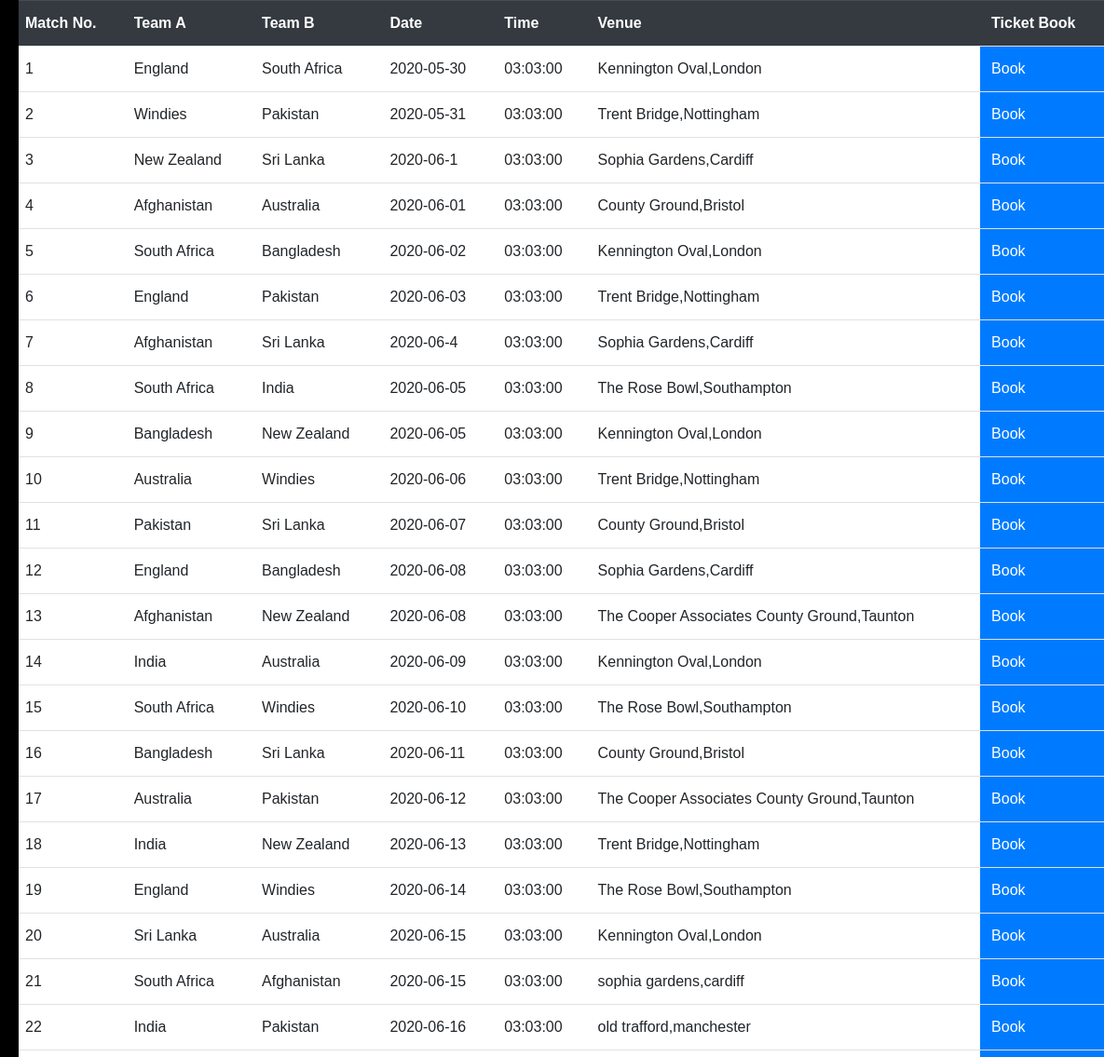
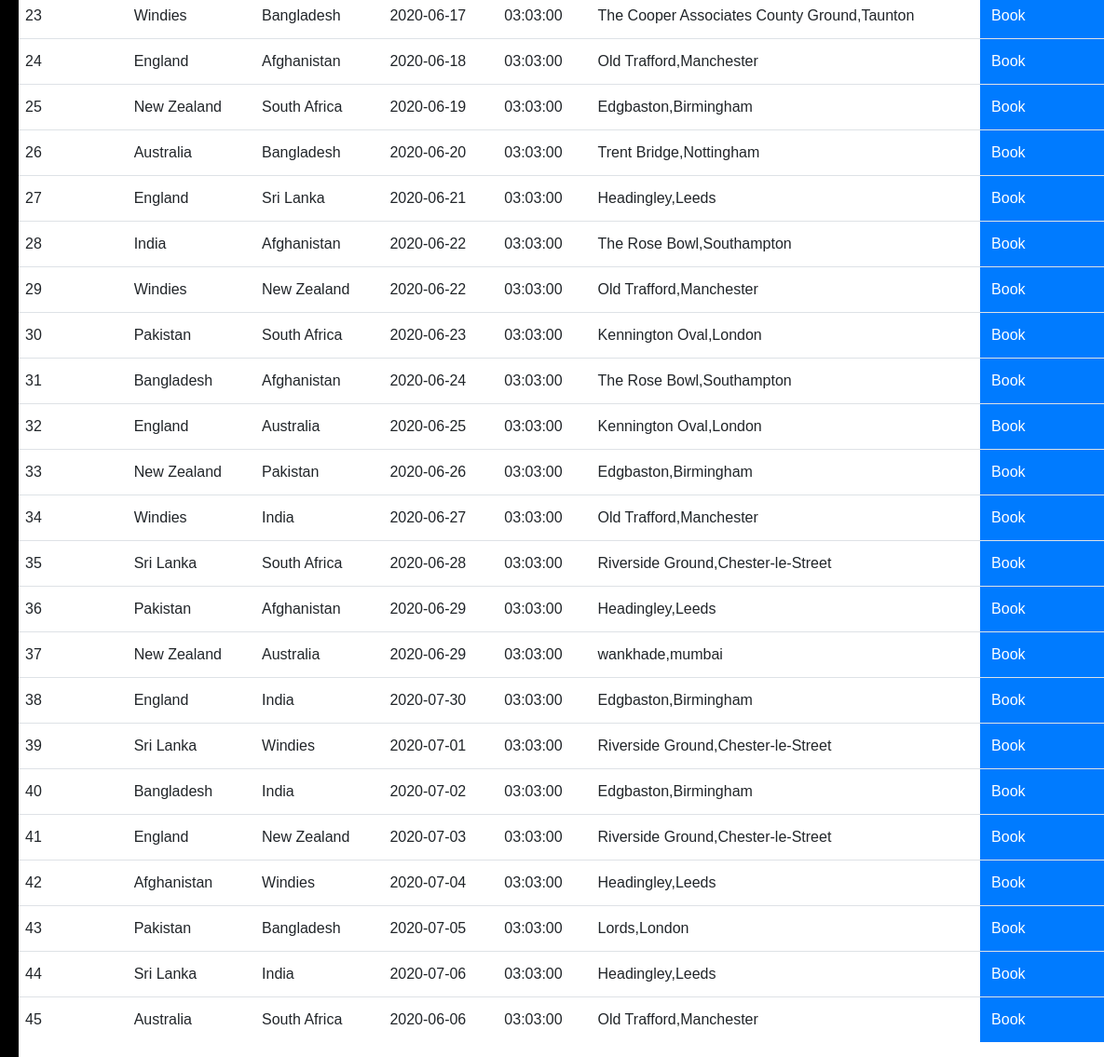
The app's page /schedule with its own data (2 pictures, top to bottom).
### tables this page shows
CREATE TABLE matches(
match_no SERIAL PRIMARY KEY,
team_a varchar(30),
team_b varchar(30),
date date,
time time ,
stadium varchar(100),
city varchar(50),
country varchar(50),
arranged_by varchar(50),
FOREIGN KEY (team_a) REFERENCES country (name),
FOREIGN KEY (team_b) REFERENCES country (name),
FOREIGN KEY (arranged_by) REFERENCES int_board (name));

### views.py (the view)
@app.route('/schedule')
def schedule():
    conn = sqlite3.connect('cricket.db')
    c=conn.cursor()
    c.execute("select * from matches;")
    print(c)
    return render_template("schedule.html",data=c)

### templates/schedule.html (shortened to what this page needs)
{% extends 'base.html' %}
  {% block body %}
    <div class="container-fluid" ng-app="schedule" ng-controller="scheduleController" id="App1">
      <table class="table" style="{color:white};">
        <tr class="thead-dark">
          <th>Match No.</th><th>Team A</th><th>Team B</th><th>Date</th><th>Time</th><th>Venue</th><th>Ticket Book</th></tr>
        {%for i in data%}
          <tr><td>{{i[0]}}</td><td>{{i[1]}}</td><td>{{i[2]}}</td><td>{{i[3]}}</td><td>{{i[4]}}</td><td>{{i[5]}},{{i[6]}}</td>
          <td class="btn-primary" style="color:white;" ng-click="ticket({{i[0]}});">Book</td></tr>
        {%endfor%}
      </table>
    </div>
  {% endblock %}

### static/css/back.css (style rules this page uses)
body { background-image: url("/static/media/photo-1540747913346-19e32dc3e97e.jpeg"); background-repeat: no-repeat; background-attachment: fixed; background-size: cover; font-family: Arial, Helvetica, sans-serif; font-size: 100%; }
.container-fluid { background-color: rgba(255,255,255,0.6); }

### records on screen
matches: match_no "1", team_a "England", team_b "South Africa", date "2020-05-30", time "03:03:00", stadium "Kennington Oval", city "London"
matches: match_no "2", team_a "Windies", team_b "Pakistan", date "2020-05-31", time "03:03:00", stadium "Trent Bridge", city "Nottingham"
matches: match_no "3", team_a "New Zealand", team_b "Sri Lanka", date "2020-06-1", time "03:03:00", stadium "Sophia Gardens", city "Cardiff"
matches: match_no "4", team_a "Afghanistan", team_b "Australia", date "2020-06-01", time "03:03:00", stadium "County Ground", city "Bristol"
matches: match_no "5", team_a "South Africa", team_b "Bangladesh", date "2020-06-02", time "03:03:00", stadium "Kennington Oval", city "London"
matches: match_no "6", team_a "England", team_b "Pakistan", date "2020-06-03", time "03:03:00", stadium "Trent Bridge", city "Nottingham"
matches: match_no "7", team_a "Afghanistan", team_b "Sri Lanka", date "2020-06-4", time "03:03:00", stadium "Sophia Gardens", city "Cardiff"
matches: match_no "8", team_a "South Africa", team_b "India", date "2020-06-05", time "03:03:00", stadium "The Rose Bowl", city "Southampton"
matches: match_no "9", team_a "Bangladesh", team_b "New Zealand", date "2020-06-05", time "03:03:00", stadium "Kennington Oval", city "London"
matches: match_no "10", team_a "Australia", team_b "Windies", date "2020-06-06", time "03:03:00", stadium "Trent Bridge", city "Nottingham"
matches: match_no "11", team_a "Pakistan", team_b "Sri Lanka", date "2020-06-07", time "03:03:00", stadium "County Ground", city "Bristol"
matches: match_no "12", team_a "England", team_b "Bangladesh", date "2020-06-08", time "03:03:00", stadium "Sophia Gardens", city "Cardiff"
matches: match_no "13", team_a "Afghanistan", team_b "New Zealand", date "2020-06-08", time "03:03:00", stadium "The Cooper Associates County Ground", city "Taunton"
matches: match_no "14", team_a "India", team_b "Australia", date "2020-06-09", time "03:03:00", stadium "Kennington Oval", city "London"
matches: match_no "15", team_a "South Africa", team_b "Windies", date "2020-06-10", time "03:03:00", stadium "The Rose Bowl", city "Southampton"
matches: match_no "16", team_a "Bangladesh", team_b "Sri Lanka", date "2020-06-11", time "03:03:00", stadium "County Ground", city "Bristol"
matches: match_no "17", team_a "Australia", team_b "Pakistan", date "2020-06-12", time "03:03:00", stadium "The Cooper Associates County Ground", city "Taunton"
matches: match_no "18", team_a "India", team_b "New Zealand", date "2020-06-13", time "03:03:00", stadium "Trent Bridge", city "Nottingham"
matches: match_no "19", team_a "England", team_b "Windies", date "2020-06-14", time "03:03:00", stadium "The Rose Bowl", city "Southampton"
matches: match_no "20", team_a "Sri Lanka", team_b "Australia", date "2020-06-15", time "03:03:00", stadium "Kennington Oval", city "London"
matches: match_no "21", team_a "South Africa", team_b "Afghanistan", date "2020-06-15", time "03:03:00", stadium "sophia gardens", city "cardiff"
matches: match_no "22", team_a "India", team_b "Pakistan", date "2020-06-16", time "03:03:00", stadium "old trafford", city "manchester"
matches: match_no "23", team_a "Windies", team_b "Bangladesh", date "2020-06-17", time "03:03:00", stadium "The Cooper Associates County Ground", city "Taunton"
matches: match_no "24", team_a "England", team_b "Afghanistan", date "2020-06-18", time "03:03:00", stadium "Old Trafford", city "Manchester"
matches: match_no "25", team_a "New Zealand", team_b "South Africa", date "2020-06-19", time "03:03:00", stadium "Edgbaston", city "Birmingham"
matches: match_no "26", team_a "Australia", team_b "Bangladesh", date "2020-06-20", time "03:03:00", stadium "Trent Bridge", city "Nottingham"
matches: match_no "27", team_a "England", team_b "Sri Lanka", date "2020-06-21", time "03:03:00", stadium "Headingley", city "Leeds"
matches: match_no "28", team_a "India", team_b "Afghanistan", date "2020-06-22", time "03:03:00", stadium "The Rose Bowl", city "Southampton"
matches: match_no "29", team_a "Windies", team_b "New Zealand", date "2020-06-22", time "03:03:00", stadium "Old Trafford", city "Manchester"
matches: match_no "30", team_a "Pakistan", team_b "South Africa", date "2020-06-23", time "03:03:00", stadium "Kennington Oval", city "London"
matches: match_no "31", team_a "Bangladesh", team_b "Afghanistan", date "2020-06-24", time "03:03:00", stadium "The Rose Bowl", city "Southampton"
matches: match_no "32", team_a "England", team_b "Australia", date "2020-06-25", time "03:03:00", stadium "Kennington Oval", city "London"
matches: match_no "33", team_a "New Zealand", team_b "Pakistan", date "2020-06-26", time "03:03:00", stadium "Edgbaston", city "Birmingham"
matches: match_no "34", team_a "Windies", team_b "India", date "2020-06-27", time "03:03:00", stadium "Old Trafford", city "Manchester"
matches: match_no "35", team_a "Sri Lanka", team_b "South Africa", date "2020-06-28", time "03:03:00", stadium "Riverside Ground", city "Chester-le-Street"
matches: match_no "36", team_a "Pakistan", team_b "Afghanistan", date "2020-06-29", time "03:03:00", stadium "Headingley", city "Leeds"
matches: match_no "37", team_a "New Zealand", team_b "Australia", date "2020-06-29", time "03:03:00", stadium "wankhade", city "mumbai"
matches: match_no "38", team_a "England", team_b "India", date "2020-07-30", time "03:03:00", stadium "Edgbaston", city "Birmingham"
matches: match_no "39", team_a "Sri Lanka", team_b "Windies", date "2020-07-01", time "03:03:00", stadium "Riverside Ground", city "Chester-le-Street"
matches: match_no "40", team_a "Bangladesh", team_b "India", date "2020-07-02", time "03:03:00", stadium "Edgbaston", city "Birmingham"
matches: match_no "41", team_a "England", team_b "New Zealand", date "2020-07-03", time "03:03:00", stadium "Riverside Ground", city "Chester-le-Street"
matches: match_no "42", team_a "Afghanistan", team_b "Windies", date "2020-07-04", time "03:03:00", stadium "Headingley", city "Leeds"
matches: match_no "43", team_a "Pakistan", team_b "Bangladesh", date "2020-07-05", time "03:03:00", stadium "Lords", city "London"
matches: match_no "44", team_a "Sri Lanka", team_b "India", date "2020-07-06", time "03:03:00", stadium "Headingley", city "Leeds"
matches: match_no "45", team_a "Australia", team_b "South Africa", date "2020-06-06", time "03:03:00", stadium "Old Trafford", city "Manchester"
